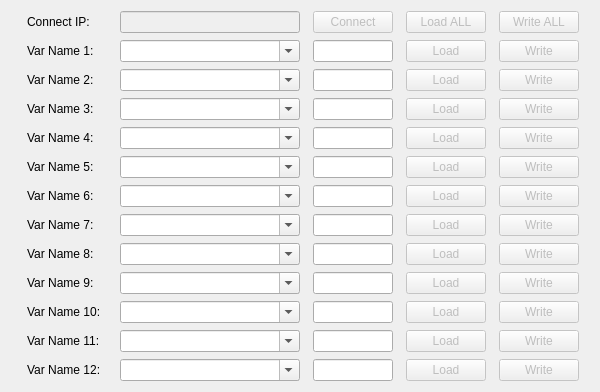
    <widget class="QWidget" name="tab_BatchRead">
     <attribute name="title">
      <string>批量读</string>
     </attribute>
     <widget class="QWidget" name="layoutWidget">
      <property name="geometry">
       <rect>
        <x>20</x>
        <y>10</y>
        <width>571</width>
        <height>373</height>
       </rect>
      </property>
      <layout class="QGridLayout" name="gridLayout_6">
       <item row="1" column="0">
        <widget class="QLabel" name="label_7">
         <property name="sizePolicy">
          <sizepolicy hsizetype="Preferred" vsizetype="Preferred">
           <horstretch>0</horstretch>
           <verstretch>0</verstretch>
          </sizepolicy>
         </property>
         <property name="minimumSize">
          <size>
           <width>0</width>
           <height>0</height>
          </size>
         </property>
         <property name="maximumSize">
          <size>
           <width>80</width>
           <height>16777215</height>
          </size>
         </property>
         <property name="layoutDirection">
          <enum>Qt::LeftToRight</enum>
         </property>
         <property name="text">
          <string>Var Name 1:</string>
         </property>
        </widget>
       </item>
       <item row="1" column="1">
        <widget class="QComboBox" name="comboBox_batchVar1">
         <property name="editable">
          <bool>true</bool>
         </property>
        </widget>
       </item>
       <item row="1" column="3">
        <widget class="QPushButton" name="pushButton_batchRead1">
         <property name="enabled">
          <bool>false</bool>
         </property>
         <property name="maximumSize">
          <size>
           <width>80</width>
           <height>16777215</height>
          </size>
         </property>
         <property name="text">
          <string>Load</string>
         </property>
        </widget>
       </item>
       <item row="1" column="4">
        <widget class="QPushButton" name="pushButton_batchWrite1">
         <property name="enabled">
          <bool>false</bool>
         </property>
         <property name="maximumSize">
          <size>
           <width>80</width>
           <height>16777215</height>
          </size>
         </property>
         <property name="text">
          <string>Write</string>
         </property>
        </widget>
       </item>
       <item row="2" column="0">
        <widget class="QLabel" name="label_28">
         <property name="layoutDirection">
          <enum>Qt::LeftToRight</enum>
         </property>
         <property name="text">
          <string>Var Name 2:</string>
         </property>
        </widget>
       </item>
       <item row="2" column="1">
        <widget class="QComboBox" name="comboBox_batchVar2">
         <property name="editable">
          <bool>true</bool>
         </property>
        </widget>
       </item>
       <item row="2" column="3">
        <widget class="QPushButton" name="pushButton_batchRead2">
         <property name="enabled">
          <bool>false</bool>
         </property>
         <property name="text">
          <string>Load</string>
         </property>
        </widget>
       </item>
       <item row="2" column="4">
        <widget class="QPushButton" name="pushButton_batchWrite2">
         <property name="enabled">
          <bool>false</bool>
         </property>
         <property name="text">
          <string>Write</string>
         </property>
        </widget>
       </item>
       <item row="3" column="0">
        <widget class="QLabel" name="label_29">
         <property name="layoutDirection">
          <enum>Qt::LeftToRight</enum>
         </property>
         <property name="text">
          <string>Var Name 3:</string>
         </property>
        </widget>
       </item>
       <item row="3" column="1">
        <widget class="QComboBox" name="comboBox_batchVar3">
         <property name="editable">
          <bool>true</bool>
         </property>
        </widget>
       </item>
       <item row="3" column="3">
        <widget class="QPushButton" name="pushButton_batchRead3">
         <property name="enabled">
          <bool>false</bool>
         </property>
         <property name="text">
          <string>Load</string>
         </property>
        </widget>
       </item>
       <item row="3" column="4">
        <widget class="QPushButton" name="pushButton_batchWrite3">
         <property name="enabled">
          <bool>false</bool>
         </property>
         <property name="text">
          <string>Write</string>
         </property>
        </widget>
       </item>
       <item row="4" column="0">
        <widget class="QLabel" name="label_30">
         <property name="layoutDirection">
          <enum>Qt::LeftToRight</enum>
         </property>
         <property name="text">
          <string>Var Name 4:</string>
         </property>
        </widget>
       </item>
       <item row="4" column="1">
        <widget class="QComboBox" name="comboBox_batchVar4">
         <property name="editable">
          <bool>true</bool>
         </property>
        </widget>
       </item>
       <item row="4" column="3">
        <widget class="QPushButton" name="pushButton_batchRead4">
         <property name="enabled">
          <bool>false</bool>
         </property>
         <property name="text">
          <string>Load</string>
         </property>
        </widget>
       </item>
       <item row="4" column="4">
        <widget class="QPushButton" name="pushButton_batchWrite4">
         <property name="enabled">
          <bool>false</bool>
         </property>
         <property name="text">
          <string>Write</string>
         </property>
        </widget>
       </item>
       <item row="5" column="0">
        <widget class="QLabel" name="label_34">
         <property name="layoutDirection">
          <enum>Qt::LeftToRight</enum>
         </property>
         <property name="text">
          <string>Var Name 5:</string>
         </property>
        </widget>
       </item>
       <item row="5" column="1">
        <widget class="QComboBox" name="comboBox_batchVar5">
         <property name="editable">
          <bool>true</bool>
         </property>
        </widget>
       </item>
       <item row="5" column="4">
        <widget class="QPushButton" name="pushButton_batchWrite5">
         <property name="enabled">
          <bool>false</bool>
         </property>
         <property name="text">
          <string>Write</string>
         </property>
        </widget>
       </item>
       <item row="6" column="0">
        <widget class="QLabel" name="label_31">
         <property name="layoutDirection">
          <enum>Qt::LeftToRight</enum>
         </property>
         <property name="text">
          <string>Var Name 6:</string>
         </property>
        </widget>
       </item>
       <item row="6" column="1">
        <widget class="QComboBox" name="comboBox_batchVar6">
         <property name="editable">
          <bool>true</bool>
         </property>
        </widget>
       </item>
       <item row="6" column="4">
        <widget class="QPushButton" name="pushButton_batchWrite6">
         <property name="enabled">
          <bool>false</bool>
         </property>
         <property name="text">
          <string>Write</string>
         </property>
        </widget>
       </item>
       <item row="7" column="0">
        <widget class="QLabel" name="label_32">
         <property name="layoutDirection">
          <enum>Qt::LeftToRight</enum>
         </property>
         <property name="text">
          <string>Var Name 7:</string>
         </property>
        </widget>
       </item>
       <item row="7" column="1">
        <widget class="QComboBox" name="comboBox_batchVar7">
         <property name="editable">
          <bool>true</bool>
         </property>
        </widget>
       </item>
       <item row="7" column="3">
        <widget class="QPushButton" name="pushButton_batchRead7">
         <property name="enabled">
          <bool>false</bool>
         </property>
         <property name="text">
          <string>Load</string>
         </property>
        </widget>
       </item>
       <item row="7" column="4">
        <widget class="QPushButton" name="pushButton_batchWrite7">
         <property name="enabled">
          <bool>false</bool>
         </property>
         <property name="text">
          <string>Write</string>
         </property>
        </widget>
       </item>
       <item row="8" column="0">
        <widget class="QLabel" name="label_33">
         <property name="layoutDirection">
          <enum>Qt::LeftToRight</enum>
         </property>
         <property name="text">
          <string>Var Name 8:</string>
         </property>
        </widget>
       </item>
       <item row="8" column="1">
        <widget class="QComboBox" name="comboBox_batchVar8">
         <property name="editable">
          <bool>true</bool>
         </property>
        </widget>
       </item>
       <item row="8" column="4">
        <widget class="QPushButton" name="pushButton_batchWrite8">
         <property name="enabled">
          <bool>false</bool>
         </property>
         <property name="text">
          <string>Write</string>
         </property>
        </widget>
       </item>
       <item row="9" column="0">
        <widget class="QLabel" name="label_38">
         <property name="layoutDirection">
          <enum>Qt::LeftToRight</enum>
         </property>
         <property name="text">
          <string>Var Name 9:</string>
         </property>
        </widget>
       </item>
       <item row="9" column="1">
        <widget class="QComboBox" name="comboBox_batchVar9">
         <property name="editable">
          <bool>true</bool>
         </property>
        </widget>
       </item>
       <item row="9" column="3">
        <widget class="QPushButton" name="pushButton_batchRead9">
         <property name="enabled">
          <bool>false</bool>
         </property>
         <property name="text">
          <string>Load</string>
         </property>
        </widget>
       </item>
       <item row="9" column="4">
        <widget class="QPushButton" name="pushButton_batchWrite9">
         <property name="enabled">
          <bool>false</bool>
         </property>
         <property name="text">
          <string>Write</string>
         </property>
        </widget>
       </item>
       <item row="10" column="0">
        <widget class="QLabel" name="label_35">
         <property name="layoutDirection">
          <enum>Qt::LeftToRight</enum>
         </property>
         <property name="text">
          <string>Var Name 10:</string>
         </property>
        </widget>
       </item>
       <item row="10" column="1">
        <widget class="QComboBox" name="comboBox_batchVar10">
         <property name="editable">
          <bool>true</bool>
         </property>
        </widget>
       </item>
       <item row="10" column="3">
        <widget class="QPushButton" name="pushButton_batchRead10">
         <property name="enabled">
          <bool>false</bool>
         </property>
         <property name="text">
          <string>Load</string>
         </property>
        </widget>
       </item>
       <item row="10" column="4">
        <widget class="QPushButton" name="pushButton_batchWrite10">
         <property name="enabled">
          <bool>false</bool>
         </property>
         <property name="text">
          <string>Write</string>
         </property>
        </widget>
       </item>
       <item row="11" column="0">
        <widget class="QLabel" name="label_36">
         <property name="layoutDirection">
          <enum>Qt::LeftToRight</enum>
         </property>
         <property name="text">
          <string>Var Name 11:</string>
         </property>
        </widget>
       </item>
       <item row="11" column="1">
        <widget class="QComboBox" name="comboBox_batchVar11">
         <property name="editable">
          <bool>true</bool>
         </property>
        </widget>
       </item>
       <item row="11" column="3">
        <widget class="QPushButton" name="pushButton_batchRead11">
         <property name="enabled">
          <bool>false</bool>
         </property>
         <property name="text">
          <string>Load</string>
         </property>
        </widget>
       </item>
       <item row="11" column="4">
        <widget class="QPushButton" name="pushButton_batchWrite11">
         <property name="enabled">
          <bool>false</bool>
         </property>
         <property name="text">
          <string>Write</string>
         </property>
        </widget>
       </item>
       <item row="12" column="0">
        <widget class="QLabel" name="label_37">
         <property name="layoutDirection">
          <enum>Qt::LeftToRight</enum>
         </property>
         <property name="text">
          <string>Var Name 12:</string>
         </property>
        </widget>
       </item>
       <item row="12" column="1">
        <widget class="QComboBox" name="comboBox_batchVar12">
         <property name="editable">
          <bool>true</bool>
         </property>
        </widget>
       </item>
       <item row="12" column="3">
        <widget class="QPushButton" name="pushButton_batchRead12">
         <property name="enabled">
          <bool>false</bool>
         </property>
         <property name="text">
          <string>Load</string>
         </property>
        </widget>
       </item>
       <item row="12" column="4">
        <widget class="QPushButton" name="pushButton_batchWrite12">
         <property name="enabled">
          <bool>false</bool>
         </property>
         <property name="text">
          <string>Write</string>
         </property>
        </widget>
       </item>
       <item row="1" column="2">
        <widget class="QLineEdit" name="lineEdit_batchValue_1">
         <property name="enabled">
          <bool>true</bool>
         </property>
         <property name="maximumSize">
          <size>
           <width>80</width>
           <height>16777215</height>
          </size>
         </property>
         <property name="text">
          <string/>
         </property>
         <property name="alignment">
          <set>Qt::AlignLeading|Qt::AlignLeft|Qt::AlignVCenter</set>
         </property>
         <property name="readOnly">
          <bool>true</bool>
         </property>
        </widget>
       </item>
       <item row="2" column="2">
        <widget class="QLineEdit" name="lineEdit_batchValue_2">
         <property name="enabled">
          <bool>true</bool>
         </property>
         <property name="maximumSize">
          <size>
           <width>80</width>
           <height>16777215</height>
          </size>
         </property>
         <property name="text">
          <string/>
         </property>
         <property name="alignment">
          <set>Qt::AlignLeading|Qt::AlignLeft|Qt::AlignVCenter</set>
         </property>
         <property name="readOnly">
          <bool>true</bool>
         </property>
        </widget>
       </item>
       <item row="3" column="2">
        <widget class="QLineEdit" name="lineEdit_batchValue_3">
         <property name="enabled">
          <bool>true</bool>
         </property>
         <property name="maximumSize">
          <size>
           <width>80</width>
           <height>16777215</height>
          </size>
         </property>
         <property name="text">
          <string/>
         </property>
         <property name="alignment">
          <set>Qt::AlignLeading|Qt::AlignLeft|Qt::AlignVCenter</set>
         </property>
         <property name="readOnly">
          <bool>true</bool>
         </property>
        </widget>
       </item>
       <item row="4" column="2">
        <widget class="QLineEdit" name="lineEdit_batchValue_4">
         <property name="enabled">
          <bool>true</bool>
         </property>
         <property name="maximumSize">
          <size>
           <width>80</width>
           <height>16777215</height>
          </size>
         </property>
         <property name="text">
          <string/>
         </property>
         <property name="alignment">
          <set>Qt::AlignLeading|Qt::AlignLeft|Qt::AlignVCenter</set>
         </property>
         <property name="readOnly">
          <bool>true</bool>
         </property>
        </widget>
       </item>
       <item row="5" column="2">
        <widget class="QLineEdit" name="lineEdit_batchValue_5">
         <property name="enabled">
          <bool>true</bool>
         </property>
         <property name="maximumSize">
          <size>
           <width>80</width>
           <height>16777215</height>
          </size>
         </property>
         <property name="text">
          <string/>
         </property>
         <property name="alignment">
          <set>Qt::AlignLeading|Qt::AlignLeft|Qt::AlignVCenter</set>
         </property>
         <property name="readOnly">
          <bool>true</bool>
         </property>
        </widget>
       </item>
       <item row="6" column="2">
        <widget class="QLineEdit" name="lineEdit_batchValue_6">
         <property name="enabled">
          <bool>true</bool>
         </property>
         <property name="maximumSize">
          <size>
           <width>80</width>
           <height>16777215</height>
          </size>
         </property>
         <property name="text">
          <string/>
         </property>
         <property name="alignment">
          <set>Qt::AlignLeading|Qt::AlignLeft|Qt::AlignVCenter</set>
         </property>
         <property name="readOnly">
          <bool>true</bool>
         </property>
        </widget>
       </item>
       <item row="7" column="2">
        <widget class="QLineEdit" name="lineEdit_batchValue_7">
         <property name="enabled">
          <bool>true</bool>
         </property>
         <property name="maximumSize">
          <size>
           <width>80</width>
           <height>16777215</height>
          </size>
         </property>
         <property name="text">
          <string/>
         </property>
         <property name="alignment">
          <set>Qt::AlignLeading|Qt::AlignLeft|Qt::AlignVCenter</set>
         </property>
         <property name="readOnly">
          <bool>true</bool>
         </property>
        </widget>
       </item>
       <item row="8" column="2">
        <widget class="QLineEdit" name="lineEdit_batchValue_8">
         <property name="enabled">
          <bool>true</bool>
         </property>
         <property name="maximumSize">
          <size>
           <width>80</width>
           <height>16777215</height>
          </size>
         </property>
         <property name="text">
          <string/>
         </property>
         <property name="alignment">
          <set>Qt::AlignLeading|Qt::AlignLeft|Qt::AlignVCenter</set>
         </property>
         <property name="readOnly">
          <bool>true</bool>
         </property>
        </widget>
       </item>
       <item row="9" column="2">
        <widget class="QLineEdit" name="lineEdit_batchValue_9">
         <property name="enabled">
          <bool>true</bool>
         </property>
         <property name="maximumSize">
          <size>
           <width>80</width>
           <height>16777215</height>
          </size>
         </property>
         <property name="text">
          <string/>
         </property>
         <property name="alignment">
          <set>Qt::AlignLeading|Qt::AlignLeft|Qt::AlignVCenter</set>
         </property>
         <property name="readOnly">
          <bool>true</bool>
         </property>
        </widget>
       </item>
       <item row="10" column="2">
        <widget class="QLineEdit" name="lineEdit_batchValue_10">
         <property name="enabled">
          <bool>true</bool>
         </property>
         <property name="maximumSize">
          <size>
           <width>80</width>
           <height>16777215</height>
          </size>
         </property>
         <property name="text">
          <string/>
         </property>
         <property name="alignment">
          <set>Qt::AlignLeading|Qt::AlignLeft|Qt::AlignVCenter</set>
         </property>
         <property name="readOnly">
          <bool>true</bool>
         </property>
        </widget>
       </item>
       <item row="11" column="2">
        <widget class="QLineEdit" name="lineEdit_batchValue_11">
         <property name="enabled">
          <bool>true</bool>
         </property>
         <property name="maximumSize">
          <size>
           <width>80</width>
           <height>16777215</height>
          </size>
         </property>
         <property name="text">
          <string/>
         </property>
         <property name="alignment">
          <set>Qt::AlignLeading|Qt::AlignLeft|Qt::AlignVCenter</set>
         </property>
         <property name="readOnly">
          <bool>true</bool>
         </property>
        </widget>
       </item>
       <item row="12" column="2">
        <widget class="QLineEdit" name="lineEdit_batchValue_12">
         <property name="enabled">
          <bool>true</bool>
         </property>
         <property name="maximumSize">
          <size>
           <width>80</width>
           <height>16777215</height>
          </size>
         </property>
         <property name="text">
          <string/>
         </property>
         <property name="alignment">
          <set>Qt::AlignLeading|Qt::AlignLeft|Qt::AlignVCenter</set>
         </property>
         <property name="readOnly">
          <bool>true</bool>
         </property>
        </widget>
       </item>
       <item row="0" column="0">
        <widget class="QLabel" name="label_41">
         <property name="layoutDirection">
          <enum>Qt::LeftToRight</enum>
         </property>
         <property name="text">
          <string>Connect IP:   </string>
         </property>
        </widget>
       </item>
       <item row="0" column="1">
        <widget class="QLineEdit" name="lineEdit_ip_batchRead">
         <property name="enabled">
          <bool>false</bool>
         </property>
         <property name="maximumSize">
          <size>
           <width>180</width>
           <height>16777215</height>
          </size>
         </property>
        </widget>
       </item>
       <item row="0" column="3">
        <widget class="QPushButton" name="pushButton_batchReadAll">
         <property name="enabled">
          <bool>false</bool>
         </property>
         <property name="maximumSize">
          <size>
           <width>80</width>
           <height>16777215</height>
          </size>
         </property>
         <property name="text">
          <string>Load ALL</string>
         </property>
        </widget>
       </item>
       <item row="0" column="4">
        <widget class="QPushButton" name="pushButton_batchWriteAll">
         <property name="enabled">
          <bool>false</bool>
         </property>
         <property name="maximumSize">
          <size>
           <width>80</width>
           <height>16777215</height>
          </size>
         </property>
         <property name="text">
          <string>Write ALL</string>
         </property>
        </widget>
       </item>
       <item row="0" column="2">
        <widget class="QPushButton" name="pushButton_batchConnect">
         <property name="enabled">
          <bool>false</bool>
         </property>
         <property name="maximumSize">
          <size>
           <width>80</width>
           <height>16777215</height>
          </size>
         </property>
         <property name="text">
          <string>Connect</string>
         </property>
        </widget>
       </item>
       <item row="8" column="3">
        <widget class="QPushButton" name="pushButton_batchRead8">
         <property name="enabled">
          <bool>false</bool>
         </property>
         <property name="text">
          <string>Load</string>
         </property>
        </widget>
       </item>
       <item row="5" column="3">
        <widget class="QPushButton" name="pushButton_batchRead5">
         <property name="enabled">
          <bool>false</bool>
         </property>
         <property name="text">
          <string>Load</string>
         </property>
        </widget>
       </item>
       <item row="6" column="3">
        <widget class="QPushButton" name="pushButton_batchRead6">
         <property name="enabled">
          <bool>false</bool>
         </property>
         <property name="text">
          <string>Load</string>
         </property>
        </widget>
       </item>
      </layout>
     </widget>
    </widget>
